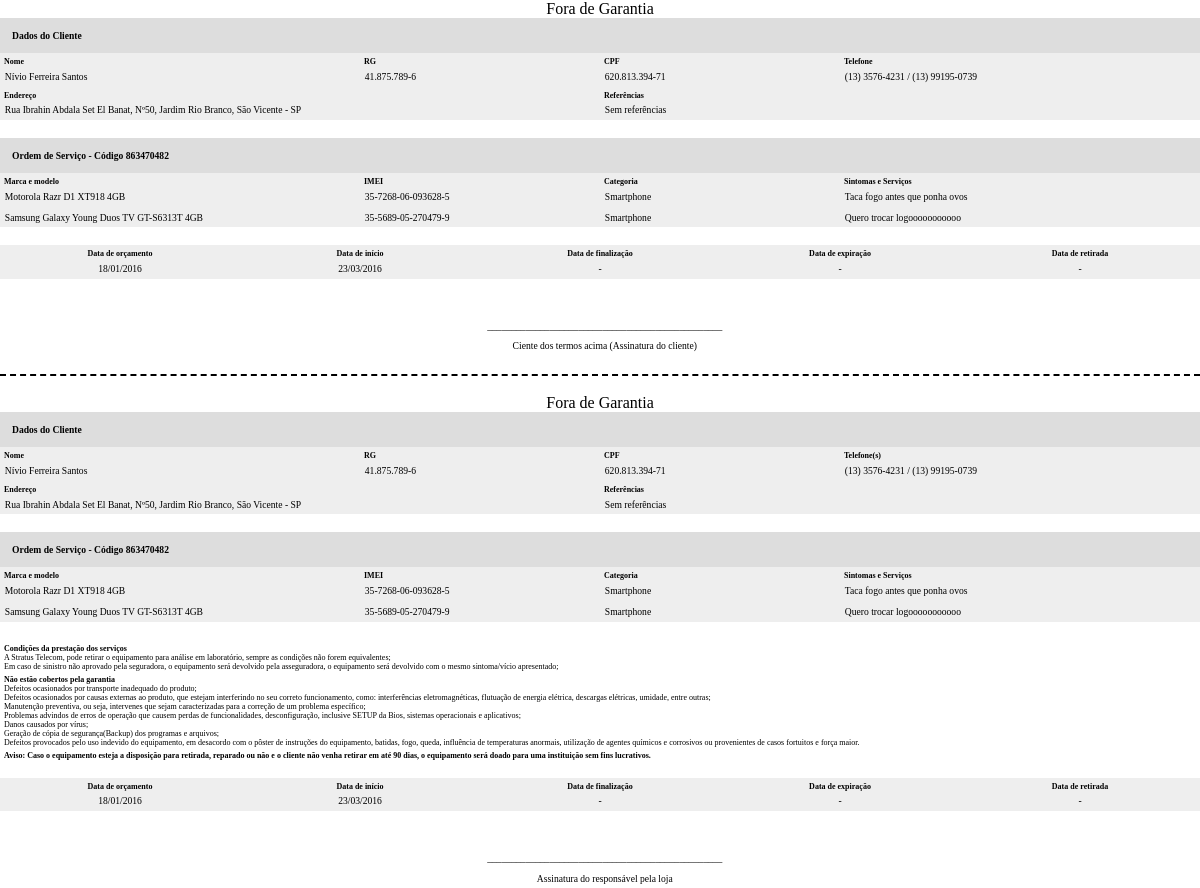
The page /ModeloImprimirOrdem.php?codigo=863470482 on the database its author committed.
### tables this page shows
CREATE TABLE `tb_cliente` (
  `cd_cliente` int(11) NOT NULL AUTO_INCREMENT,
  `nm_cliente` varchar(120) DEFAULT NULL,
  `cd_cpf` varchar(11) DEFAULT NULL,
  `cd_rg` varchar(9) DEFAULT NULL,
  `cd_telefone1` varchar(10) DEFAULT NULL,
  `cd_telefone2` varchar(11) DEFAULT NULL,
  `nm_endereco` varchar(100) DEFAULT NULL,
  `ds_referencias` varchar(500) DEFAULT NULL,
  `dt_cadastro` datetime DEFAULT NULL,
  PRIMARY KEY (`cd_cliente`),
  UNIQUE KEY `cd_cpf` (`cd_cpf`),
  UNIQUE KEY `cd_rg` (`cd_rg`)
);

CREATE TABLE `tb_aparelho` (
  `cd_aparelho` int(11) NOT NULL AUTO_INCREMENT,
  `cd_imei` varchar(15) DEFAULT NULL,
  `cd_venda` tinyint(1) DEFAULT NULL,
  `ds_aparelho` varchar(500) DEFAULT NULL,
  `cd_modelo` int(11) DEFAULT NULL,
  `cd_cliente` int(11) DEFAULT NULL,
  `dt_cadastro` datetime DEFAULT NULL,
  `cd_imei_secundario` varchar(15) DEFAULT NULL,
  `cd_numero_serie` varchar(20) DEFAULT NULL,
  PRIMARY KEY (`cd_aparelho`),
  UNIQUE KEY `cd_imei_secundario` (`cd_imei_secundario`),
  UNIQUE KEY `cd_numero_serie` (`cd_numero_serie`),
  UNIQUE KEY `uk_imei` (`cd_imei`) USING HASH,
  KEY `fk_aparelho_modelo` (`cd_modelo`),
  KEY `fk_aparelho_cliente` (`cd_cliente`),
  CONSTRAINT `fk_aparelho_cliente` FOREIGN KEY (`cd_cliente`) REFERENCES `tb_cliente` (`cd_cliente`) ON DELETE SET NULL ON UPDATE CASCADE,
  CONSTRAINT `fk_aparelho_modelo` FOREIGN KEY (`cd_modelo`) REFERENCES `tb_modelo` (`cd_modelo`) ON DELETE SET NULL ON UPDATE CASCADE
);

CREATE TABLE `tb_categoria` (
  `cd_categoria` int(11) NOT NULL AUTO_INCREMENT,
  `nm_categoria` varchar(70) DEFAULT NULL,
  `ic_editavel` tinyint(1) DEFAULT NULL,
  PRIMARY KEY (`cd_categoria`)
);

CREATE TABLE `item_os` (
  `cd_item_os` int(11) NOT NULL AUTO_INCREMENT,
  `ds_item_os` varchar(500) DEFAULT NULL,
  `cd_aparelho` int(11) NOT NULL,
  `cd_os` int(11) NOT NULL,
  PRIMARY KEY (`cd_aparelho`,`cd_os`),
  UNIQUE KEY `cd_item_os` (`cd_item_os`),
  KEY `fk_aparelho_os_aparelho` (`cd_aparelho`),
  KEY `fk_aparelho_os_os` (`cd_os`),
  CONSTRAINT `fk_aparelho_os_aparelho` FOREIGN KEY (`cd_aparelho`) REFERENCES `tb_aparelho` (`cd_aparelho`) ON DELETE CASCADE ON UPDATE CASCADE,
  CONSTRAINT `fk_aparelho_os_os` FOREIGN KEY (`cd_os`) REFERENCES `tb_os` (`cd_os`) ON DELETE CASCADE ON UPDATE CASCADE
);

CREATE TABLE `tb_os` (
  `cd_os` int(11) NOT NULL AUTO_INCREMENT,
  `dt_orcamento` date DEFAULT NULL,
  `dt_inicio` date DEFAULT NULL,
  `dt_finalizacao` date DEFAULT NULL,
  `dt_retirada` date DEFAULT NULL,
  `dt_expiracao` date DEFAULT NULL,
  `dt_venda` date DEFAULT NULL,
  `cd_status` int(1) DEFAULT NULL,
  `ic_orcam_vend_manuten` tinyint(1) DEFAULT NULL,
  `ds_os` varchar(500) DEFAULT NULL,
  `cd_funcionario` int(11) DEFAULT NULL,
  `dt_cadastro` datetime DEFAULT NULL,
  `cd_verificador` int(11) DEFAULT NULL,
  `cd_cliente` int(11) DEFAULT NULL,
  PRIMARY KEY (`cd_os`),
  UNIQUE KEY `uk_verificador` (`cd_verificador`) USING BTREE,
  KEY `fk_os_funcionario` (`cd_funcionario`),
  KEY `fk_os_status` (`cd_status`),
  KEY `fk_os_cliente` (`cd_cliente`),
  CONSTRAINT `fk_os_cliente` FOREIGN KEY (`cd_cliente`) REFERENCES `tb_cliente` (`cd_cliente`) ON DELETE SET NULL ON UPDATE CASCADE,
  CONSTRAINT `fk_os_funcionario` FOREIGN KEY (`cd_funcionario`) REFERENCES `tb_funcionario` (`cd_funcionario`),
  CONSTRAINT `fk_os_status` FOREIGN KEY (`cd_status`) REFERENCES `tb_status` (`cd_status`) ON DELETE SET NULL ON UPDATE CASCADE
);

### ModeloImprimirOrdem.php (the view, shortened to what the rows shown need)
<?php
	include 'php/Conexao.php';
	include 'php/ConexaoPrincipal.php';
	function ConfereQuebra()
	{
		switch (strtoupper(substr(PHP_OS, 0, 3)))
		{
			default:
				$quebra = "\n";
		}
		return $quebra;
	}
	$codigo = mysql_escape_string($_GET['codigo']);
	$result_Cliente = $conexaoPrincipal -> Query("select tb_cliente.nm_cliente,
														   tb_cliente.cd_rg,
														   tb_cliente.cd_cpf,
														   tb_cliente.cd_telefone1,
														   tb_cliente.cd_telefone2,
														   tb_cliente.nm_endereco,
														   tb_cliente.ds_referencias
													  from tb_os inner join tb_cliente
														on tb_os.cd_cliente = tb_cliente.cd_cliente
														  where tb_os.cd_verificador = '$codigo'");
	$linha_Cliente = mysqli_fetch_assoc($result_Cliente);
	$query_Aparelhos = "select concat(tb_marca.nm_marca, ' ', tb_modelo.nm_modelo) as nm_marca_modelo,
							   tb_aparelho.cd_imei,
							   tb_categoria.nm_categoria,
							   item_os.ds_item_os
						  from tb_os inner join item_os
							on tb_os.cd_os = item_os.cd_os
							  inner join tb_aparelho
								on item_os.cd_aparelho = tb_aparelho.cd_aparelho
								  inner join tb_modelo
									on tb_aparelho.cd_modelo = tb_modelo.cd_modelo
									  inner join tb_marca
										on tb_modelo.cd_marca = tb_marca.cd_marca
										  inner join tb_categoria
											on tb_modelo.cd_categoria = tb_categoria.cd_categoria
							where tb_os.cd_verificador = '$codigo'
								order by nm_marca_modelo";
	$result_Aparelhos = $conexaoPrincipal -> Query($query_Aparelhos);
	$linha_Aparelhos = mysqli_fetch_assoc($result_Aparelhos);
	$total_Aparelhos = mysqli_num_rows($result_Aparelhos);
	$result_Datas = $conexaoPrincipal -> Query("select tb_os.dt_orcamento,
														   tb_os.dt_inicio,
														   tb_os.dt_finalizacao,
														   tb_os.dt_expiracao,
														   tb_os.dt_retirada
													  from tb_os
														where tb_os.cd_verificador = '$codigo'");
	$linha_Datas = mysqli_fetch_assoc($result_Datas);
?>
<html>
	<head>
	</head>
	<body>
		<div class="ordem fica">
			<div class="data-client">
				<table width="100%" cellspacing="0">
					<tr>
						<td width="30%">
							<label class="lbl-title">Nome</label><br>
							<label class="lbl-item"><?php echo $linha_Cliente['nm_cliente']; ?></label>
						</td>
						<td width="20%">
							<label class="lbl-title">RG</label><br>
							<label class="lbl-item"><?php $aux = $linha_Cliente['cd_rg']; $aux = $aux[0].$aux[1].'.'.$aux[2].$aux[3].$aux[4].'.'.$aux[5].$aux[6].$aux[7].'-'.$aux[8]; echo $aux; ?></label>
						</td>
						<td width="20%">
							<label class="lbl-title">CPF</label><br>
							<label class="lbl-item"><?php $aux = $linha_Cliente['cd_cpf']; $aux = $aux[0].$aux[1].$aux[2].'.'.$aux[3].$aux[4].$aux[5].'.'.$aux[6].$aux[7].$aux[8].'-'.$aux[9].$aux[10]; echo $aux; ?></label>
						</td>
						<td width="30%">
							<label class="lbl-title">Telefone</label><br>
							<label class="lbl-item"><?php $aux = $linha_Cliente['cd_telefone1']; if (strlen($aux) == 10) {$aux = '('.$aux[0].$aux[1].') '.$aux[2].$aux[3].$aux[4].$aux[5].'-'.$aux[6].$aux[7].$aux[8].$aux[9];} else {$aux = '('.$aux[0].$aux[1].') '.$aux[2].$aux[3].$aux[4].$aux[5].$aux[6].'-'.$aux[7].$aux[8].$aux[9].$aux[10];} echo $aux; $aux = $linha_Cliente['cd_telefone2']; if ($aux != '') {if (strlen($aux) == 10) {$aux = '('.$aux[0].$aux[1].') '.$aux[2].$aux[3].$aux[4].$aux[5].'-'.$aux[6].$aux[7].$aux[8].$aux[9];} else {$aux = '('.$aux[0].$aux[1].') '.$aux[2].$aux[3].$aux[4].$aux[5].$aux[6].'-'.$aux[7].$aux[8].$aux[9].$aux[10];} echo ' / '.$aux;}?></label>
						</td>
					</tr>
					<tr>
						<td colspan="2">
							<label class="lbl-title">Endereço</label><br>
							<label class="lbl-item"><?php echo $linha_Cliente['nm_endereco']; ?></label>
						</td>
						<td colspan="2">
							<label class="lbl-title">Referências</label><br>
							<label class="lbl-item"><?php echo $linha_Cliente['ds_referencias']; ?></label>
						</td>
					</tr>
				</table>
			</div>
			<br>
			<div class="data-client">
				<table width="100%" cellspacing="0">
					<?php
						if ($total_Aparelhos > 0)
						{
							do
							{
					?>
								<tr>
									<td width="30%">
										<label class="lbl-item"><?php echo $linha_Aparelhos['nm_marca_modelo']; ?></label>
									</td>
									<td width="20%">
										<label class="lbl-item"><?php $aux = $linha_Aparelhos['cd_imei']; $aux = $aux[0].$aux[1].'-'.$aux[2].$aux[3].$aux[4].$aux[5].'-'.$aux[6].$aux[7].'-'.$aux[8].$aux[9].$aux[10].$aux[11].$aux[12].$aux[13].'-'.$aux[14]; echo $aux;?></label>
									</td>
									<td width="20%">
										<label class="lbl-item"><?php echo $linha_Aparelhos['nm_categoria']; ?></label>
									</td>
									<td width="30%">
										<label class="lbl-item"><?php $aux = $linha_Aparelhos['ds_item_os']; $aux = str_replace(ConfereQuebra(), '<br/>', $aux); echo $aux;?></label>
									</td>
								</tr>
					<?php
							}
							while ($linha_Aparelhos = mysqli_fetch_assoc($result_Aparelhos));
						}
					?>
				</table>
			</div>
			<br>
			<div class="data-client">
				<table width="100%" cellspacing="0" >
					<tr align="center">
						<td width="20%">
							<label class="lbl-title">Data de orçamento</label><br>
							<label class="lbl-item"><?php $aux = $linha_Datas['dt_orcamento']; if ($aux != '') {$aux = date('d/m/Y', strtotime($aux)); echo $aux;} else {echo '-';}?></label>
						</td>
						<td width="20%">
							<label class="lbl-title">Data de início</label><br>
							<label class="lbl-item"><?php $aux = $linha_Datas['dt_inicio']; if ($aux != '') {$aux = date('d/m/Y', strtotime($aux)); echo $aux;} else {echo '-';}?></label>
						</td>
					</tr>
				</table>
			</div>
			<Br><br>
		</div>
		<br><div class="pontilhado">&nbsp;</div>
		<div class="ordem destaca">
			<div class="data-client">
				<table width="100%" cellspacing="0">
					<tr>
						<td width="30%">
							<label class="lbl-title">Nome</label><br>
							<label class="lbl-item"><?php echo $linha_Cliente['nm_cliente']; ?></label>
						</td>
						<td width="20%">
							<label class="lbl-title">RG</label><br>
							<label class="lbl-item"><?php $aux = $linha_Cliente['cd_rg']; $aux = $aux[0].$aux[1].'.'.$aux[2].$aux[3].$aux[4].'.'.$aux[5].$aux[6].$aux[7].'-'.$aux[8]; echo $aux; ?></label>
						</td>
						<td width="20%">
							<label class="lbl-title">CPF</label><br>
							<label class="lbl-item"><?php $aux = $linha_Cliente['cd_cpf']; $aux = $aux[0].$aux[1].$aux[2].'.'.$aux[3].$aux[4].$aux[5].'.'.$aux[6].$aux[7].$aux[8].'-'.$aux[9].$aux[10]; echo $aux; ?></label>
						</td>
						<td width="30%">
							<label class="lbl-title">Telefone(s)</label><br>
							<label class="lbl-item"><?php $aux = $linha_Cliente['cd_telefone1']; if (strlen($aux) == 10) {$aux = '('.$aux[0].$aux[1].') '.$aux[2].$aux[3].$aux[4].$aux[5].'-'.$aux[6].$aux[7].$aux[8].$aux[9];} else {$aux = '('.$aux[0].$aux[1].') '.$aux[2].$aux[3].$aux[4].$aux[5].$aux[6].'-'.$aux[7].$aux[8].$aux[9].$aux[10];} echo $aux; $aux = $linha_Cliente['cd_telefone2']; if ($aux != '') {if (strlen($aux) == 10) {$aux = '('.$aux[0].$aux[1].') '.$aux[2].$aux[3].$aux[4].$aux[5].'-'.$aux[6].$aux[7].$aux[8].$aux[9];} else {$aux = '('.$aux[0].$aux[1].') '.$aux[2].$aux[3].$aux[4].$aux[5].$aux[6].'-'.$aux[7].$aux[8].$aux[9].$aux[10];} echo ' / '.$aux;}?></label>
						</td>
					</tr>
					<tr>
						<td colspan="2">
							<label class="lbl-title">Endereço</label><br>
							<label class="lbl-item"><?php echo $linha_Cliente['nm_endereco']; ?></label>
						</td>
						<td colspan="2">
							<label class="lbl-title">Referências</label><br>
							<label class="lbl-item"><?php echo $linha_Cliente['ds_referencias']; ?></label>
						</td>
					</tr>
				</table>
			</div>
			<br>
			<div class="data-client">
				<table width="100%" cellspacing="0">
					<?php
						$result_Aparelhos = $conexaoPrincipal -> Query($query_Aparelhos);
						$linha_Aparelhos = mysqli_fetch_assoc($result_Aparelhos);
						$total_Aparelhos = mysqli_num_rows($result_Aparelhos);
						if ($total_Aparelhos > 0)
						{
							do
							{
					?>
								<tr>
									<td width="30%">
										<label class="lbl-item"><?php echo $linha_Aparelhos['nm_marca_modelo']; ?></label>
									</td>
									<td width="20%">
										<label class="lbl-item"><?php $aux = $linha_Aparelhos['cd_imei']; $aux = $aux[0].$aux[1].'-'.$aux[2].$aux[3].$aux[4].$aux[5].'-'.$aux[6].$aux[7].'-'.$aux[8].$aux[9].$aux[10].$aux[11].$aux[12].$aux[13].'-'.$aux[14]; echo $aux;?></label>
									</td>
									<td width="20%">
										<label class="lbl-item"><?php echo $linha_Aparelhos['nm_categoria']; ?></label>
									</td>
									<td width="30%">
										<label class="lbl-item"><?php $aux = $linha_Aparelhos['ds_item_os']; $aux = str_replace(ConfereQuebra(), '<br/>', $aux); echo $aux;?></label>
									</td>
								</tr>
					<?php
							}
							while ($linha_Aparelhos = mysqli_fetch_assoc($result_Aparelhos));
						}
					?>
				</table>
			</div>
			<br>
			<br>
			<div class="data-client">
				<table width="100%" cellspacing="0" >
					<tr align="center">
						<td width="20%">
							<label class="lbl-title">Data de orçamento</label><br>
							<label class="lbl-item"><?php $aux = $linha_Datas['dt_orcamento']; if ($aux != '') {$aux = date('d/m/Y', strtotime($aux)); echo $aux;} else {echo '-';}?></label>
						</td>
						<td width="20%">
							<label class="lbl-title">Data de início</label><br>
							<label class="lbl-item"><?php $aux = $linha_Datas['dt_inicio']; if ($aux != '') {$aux = date('d/m/Y', strtotime($aux)); echo $aux;} else {echo '-';}?></label>
						</td>
					</tr>
				</table>
			</div>
			<Br><br>
		</div>
	</body>
</html>

### rows shown on the page
tb_cliente: nm_cliente "Nívio Ferreira Santos", cd_rg "41.875.789-6", cd_cpf "620.813.394-71", cd_telefone1 "(13) 3576-4231", cd_telefone2 "(13) 99195-0739", nm_endereco "Rua Ibrahin Abdala Set El Banat, Nº50, Jardim Rio Branco, São Vicente - SP", ds_referencias "Sem referências"
tb_aparelho: nm_marca_modelo "Motorola Razr D1 XT918 4GB", cd_imei "35-7268-06-093628-5", tb_categoria.nm_categoria "Smartphone", item_os.ds_item_os "Taca fogo antes que ponha ovos"
tb_aparelho: nm_marca_modelo "Samsung Galaxy Young Duos TV GT-S6313T 4GB", cd_imei "35-5689-05-270479-9", tb_categoria.nm_categoria "Smartphone", item_os.ds_item_os "Quero trocar logooooooooooo"
tb_os: dt_orcamento "18/01/2016", dt_inicio "23/03/2016"

### other values the page prints
$codigo "863470482"
